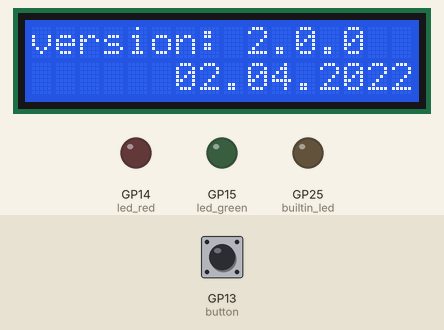
This program was run on a simulated Raspberry Pi Pico running MicroPython. On the bench: 16×2 character LCD, output pins drawn as LEDs (lit = HIGH). The test bench sets the inputs (shaded band); at power-on: GP13 (button) LOW. The clock reads 2024-03-15 10:24:30 at power-on unless the program sets it; library files of the repository ran but are not shown: pico_i2c_lcd.py; what the program prints to the serial console is not drawn.

Above: at 1.2 s.
At 4.3 s:
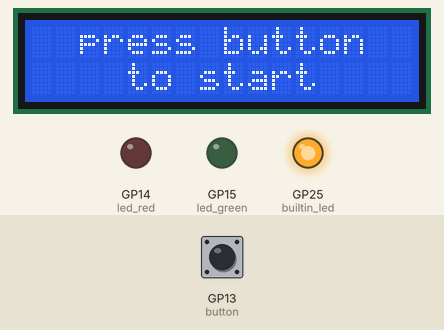
4.4 s: GP13 (button) pulled HIGH for 0.15 s
At 4.7 s:
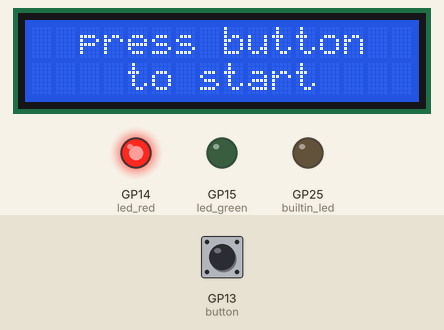
At 5.8 s:
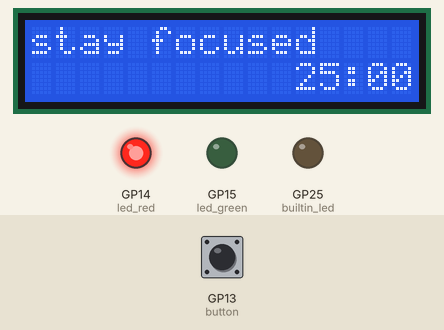
Timing chart, 0 to 7.4 s (numbered marks = the images above; inputs shaded):
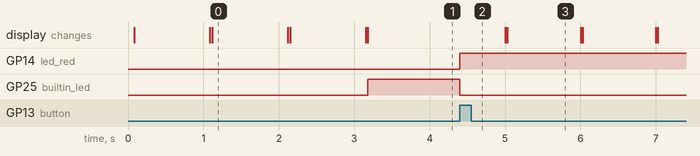

The program:

pomodoro.py
```python
import machine
import utime as time
from pico_i2c_lcd import I2cLcd

__author__ = "Bartek Blachura"
__copyright__ = "Copyright 2022, Pomodoro Timer"
__version__ = "2.0.0"
__date__ = "02.04.2022"


work = 25 * 60  # minutes to seconds
short_break = 5 * 60  # minutes to seconds
long_break = 15 * 60  # minutes to seconds

sda = machine.Pin(0)
scl = machine.Pin(1)
i2c = machine.I2C(0, sda=sda, scl=scl, freq=400000)

I2C_ADDR = i2c.scan()[0]
I2C_NUM_ROWS = 2
I2C_NUM_COLS = 16

lcd = I2cLcd(i2c, I2C_ADDR, I2C_NUM_ROWS, I2C_NUM_COLS)


def pomodoro_timer(pomodoro, seconds):
    time_start = time.time()
    while seconds > 0:
        time_current = time.time()
        if (time_current - time_start) >= 1:
            time_start = time_current

            screen_time_left(pomodoro, seconds)

            seconds -= 1

    screen_time_left(pomodoro, 0)
    time.sleep(1)
    screen_press_button()


def screen_time_left(pomodoro, seconds):
    left_minutes = seconds // 60
    left_seconds = seconds - (left_minutes * 60)
    if left_minutes < 10:
        left_minutes = "0" + str(left_minutes)
    if left_seconds < 10:
        left_seconds = "0" + str(left_seconds)

    lcd.clear()
    lcd.move_to(0, 0)
    lcd.putstr(pomodoro)
    lcd.move_to(11, 1)
    lcd.putstr(f"{left_minutes}:{left_seconds}")

    print(f"{pomodoro} - {left_minutes}:{left_seconds}")


def screen_hello():
    lcd.clear()
    lcd.move_to(1, 0)
    lcd.putstr("pomodoro timer")
    lcd.move_to(1, 1)
    lcd.putstr("--------------")
    time.sleep(1)

    lcd.clear()
    lcd.move_to(0, 0)
    lcd.putstr(f"version: {__version__}")
    lcd.move_to(6, 1)
    lcd.putstr(f"{__date__}")
    time.sleep(1)

    lcd.clear()
    lcd.move_to(0, 0)
    lcd.putstr("author:")
    lcd.move_to(0, 1)
    lcd.putstr(f"{__author__}")
    time.sleep(1)


def screen_press_button():
    lcd.clear()
    lcd.move_to(2, 0)
    lcd.putstr("press button")
    lcd.move_to(4, 1)
    lcd.putstr("to start")


button = machine.Pin(13, machine.Pin.IN, machine.Pin.PULL_DOWN)

builtin_led = machine.Pin(25, machine.Pin.OUT)
led_red = machine.Pin(14, machine.Pin.OUT)
led_green = machine.Pin(15, machine.Pin.OUT)

builtin_led.value(0)
led_green.value(0)
led_red.value(0)

work_phase = False
break_phase = False
time_to_break = False

pomodoro_count = 0

screen_hello()
screen_press_button()

while True:
    if not work_phase and not break_phase:
        builtin_led.value(1)
        if not time_to_break:
            if button.value() == 1:
                work_phase = True
                builtin_led.value(0)
        if time_to_break:
            if button.value() == 1:
                break_phase = True
                builtin_led.value(0)

    if work_phase:
        led_red.value(1)

        pomodoro_timer("stay focused", work)

        pomodoro_count += 1
        led_red.value(0)
        work_phase = False
        time_to_break = True

    if break_phase:
        led_green.value(1)

        if (pomodoro_count % 4) == 0:
            pomodoro_timer("long break", long_break)
        else:
            pomodoro_timer("short break", short_break)

        led_green.value(0)
        break_phase = False
        time_to_break = False
```

Measured:
- after the input at 4.4 s, GP14 (led_red): LOW → HIGH at once; GP25 (builtin_led): HIGH → LOW at once
- what the display in image 0 shows lasts 1.0 s, from 1.1 s to 2.1 s
